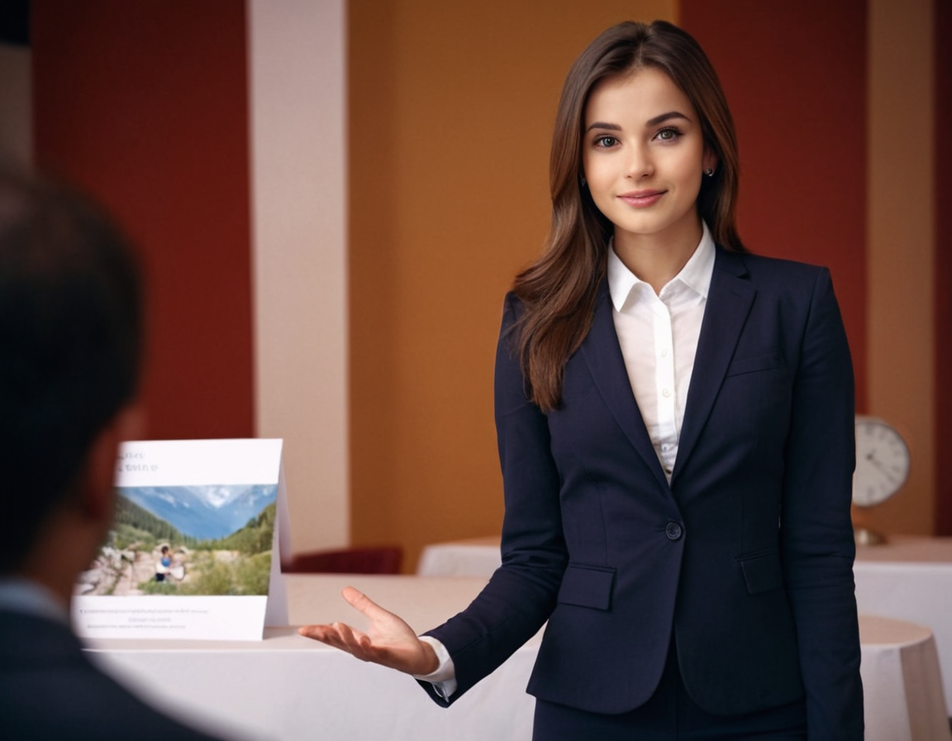
#> input picture image.png, 952 x 741 px, shrunk from 1152 x 896 before the run
$ python q1.py
#> lines starting #> are read from the running program, lines starting #| are printed output that depends on the picture
import cv2
import numpy as np
import matplotlib.pyplot as plt

def reduce_intensity_levels(image, levels):

    if levels < 2 or levels > 256 or (levels & (levels - 1)) != 0:
        raise ValueError("Levels must be a power of 2 between 2 and 256")

    interval = 256 // levels

    reduced_img = (image // interval) * interval

    return reduced_img.astype(np.uint8)

def main():

    image_path = input("Enter path to image: ")
#> the answer given: image.png
    img = cv2.imread(image_path)
#> img is the input picture: shape (741, 952, 3); mean B, G, R 65.7, 72.6, 100.4
    if img is None:
        print("Image not found.")
        return

    gray_img = cv2.cvtColor(img, cv2.COLOR_BGR2GRAY)
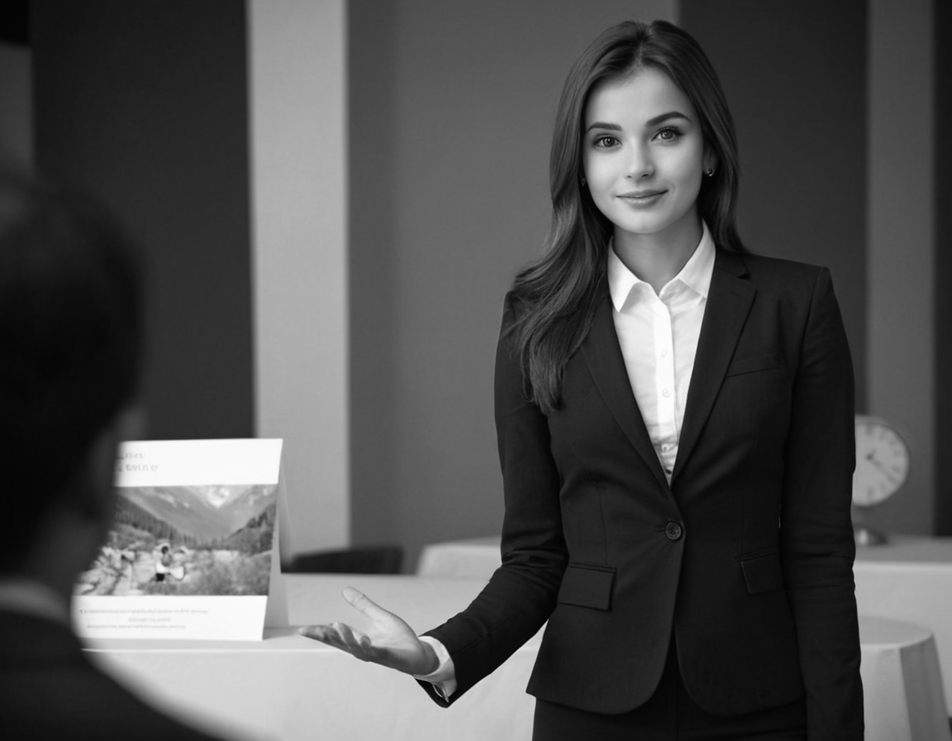
#> gray_img: shape (741, 952); min 0, max 255, mean 80.1

    try:
        levels = int(input("Enter number of intensity levels (power of 2, e.g., 2, 4, 8, ... 256): "))
#> the answer given: 3
    except ValueError:
        print("Invalid input. Please enter an integer.")
        return

    try:
        reduced_img = reduce_intensity_levels(gray_img, levels)
    except ValueError as e:
        print(e)
        return

    plt.figure(figsize=(10, 4))
    plt.subplot(1, 2, 1)
    plt.title("Original")
    plt.imshow(gray_img, cmap='gray')
    plt.axis('off')

    plt.subplot(1, 2, 2)
    plt.title(f"Reduced to {levels} levels")
    plt.imshow(reduced_img, cmap='gray')
    plt.axis('off')

    plt.tight_layout()
    plt.show()

if __name__ == "__main__":
    main()
